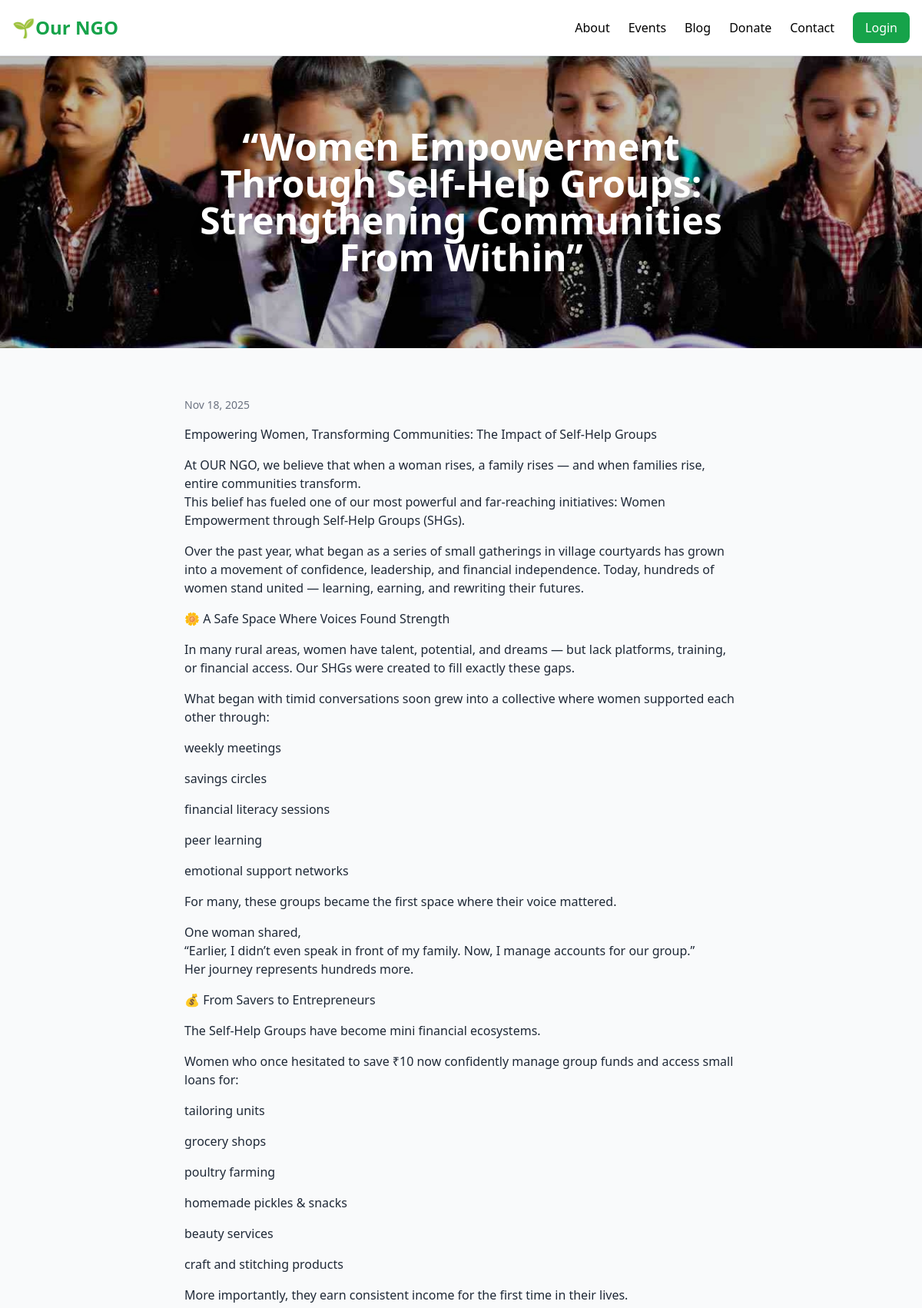
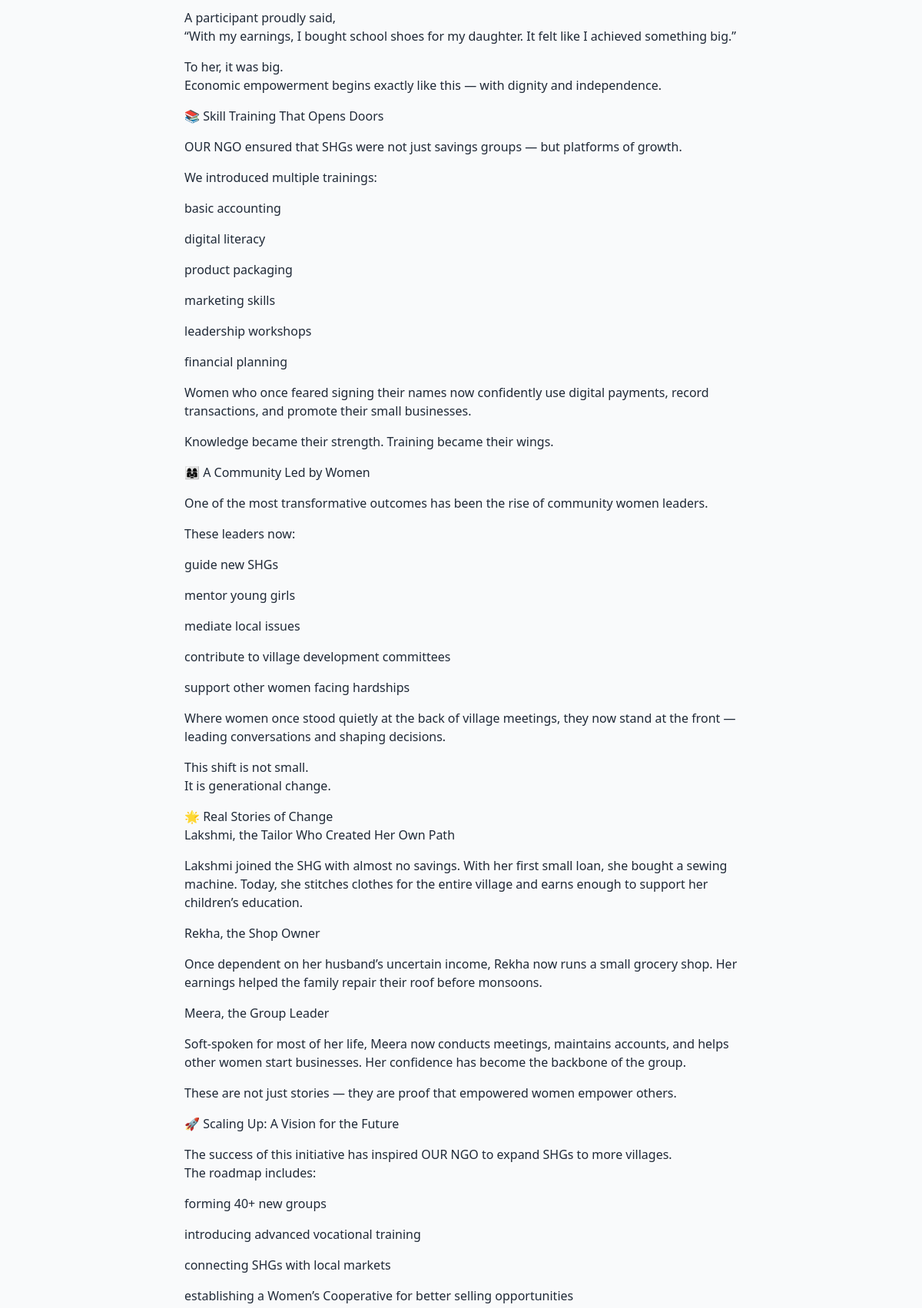
The app's page /blog/women-empowerment-through-self-help-groups-strengt/ (upper part) with its own data (2 pictures, top to bottom).
### blog/models.py (models this page shows, shortened)
class Post(models.Model):
    DRAFT = "draft"
    PUBLISHED = "published"
    STATUS_CHOICES = [(DRAFT, "Draft"), (PUBLISHED, "Published")]
    title = models.CharField(max_length=200)
    slug = models.SlugField(unique=True)
    body = models.TextField()
    status = models.CharField(max_length=10, choices=STATUS_CHOICES, default=PUBLISHED)
    published_at = models.DateTimeField(auto_now_add=True)
    image = models.ImageField(upload_to='blog_images/', blank=True, null=True)
    class Meta:
        ordering = ["-published_at"]

### blog/views.py (the view)
# urls.py: path("<slug:slug>/", post_detail, name="post_detail"),
def post_detail(request, slug):
    post = get_object_or_404(Post, slug=slug, status="published")
    return render(request, "blog/post_detail.html", {"post": post})

### ngo_site/templates/blog/post_detail.html (shortened to what this page needs)
{% extends "base.html" %}
{% block content %}
<section class="relative w-full h-[380px] overflow-hidden">
  {% if post.image %}
    <img src="{{ post.image.url }}"
         class="absolute inset-0 w-full h-full object-cover brightness-75">
  {% else %}
    <img src="/static/images/blog_placeholder.jpg"
         class="absolute inset-0 w-full h-full object-cover brightness-75">
  {% endif %}
  <div class="relative z-10 w-full h-full flex items-center justify-center text-center text-white px-6">
    <h1 class="text-4xl md:text-5xl font-extrabold drop-shadow-xl max-w-3xl">
      {{ post.title }}
    </h1>
  </div>
</section>
<section class="max-w-3xl mx-auto px-6 py-16">
  <p class="text-sm text-gray-500 mb-4">{{ post.published_at|date:"M d, Y" }}</p>
  <div class="prose prose-lg max-w-none text-gray-800">
    {{ post.body|linebreaks }}
  </div>
</section>
{% endblock %}

### ngo_site/static/css/styles.css (style rules this page uses)
.prose p { margin-bottom: 1rem; }

### records on screen
Post: image (picture), title "“Women Empowerment Through Self-Help Groups: Strengthening Communities From Within”", published_at "Nov 18, 2025", body "Empowering Women, Transforming Communities: The Impact of Self-Help Groups At OUR NGO, we believe that when a woman rises, a family rises — and when families rise, entire communities transform. This belief has fueled one of our most powerful and far-reaching initiatives: Women Empowerment through Self-Help Groups (SHGs). Over the past year, what began as a series of small gatherings in village courtyards has grown into a movement of confidence, leadership, and financial independence. Today, hundreds of women stand united — learning, earning, and rewriting their futures. 🌼 A Safe Space Where Voices Found Strength In many rural areas, women have talent, potential, and dreams — but lack…"
